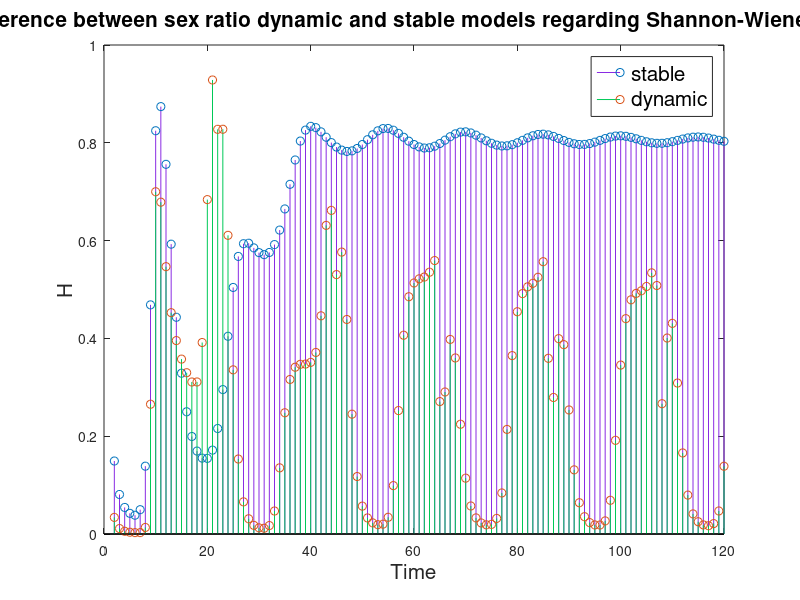

Reproduce this figure in MATLAB.
% 本程序之目的为计算各物种的生物量和基于生物量的相对丰度，据此计算香浓指标并绘图
%% 恒定模型
%斯科尔夫河平均水深：2.5米
%大西洋鲑鱼的平均质量：3.6kg
%七鳃鳗成体平均质量：0.311kg
%七鳃鳗幼体平均质量：10g
%所有生物量单位统一为kg/100平米水域
clear
clc
load stable.mat;
load dynamic.mat;
plankton=st(:,1);
plankton=plankton*250000*0.000001;%设定浮游生物平均质量为1mg
salmon=st(:,2);
salmon=3.6*salmon;
larval=st(:,3);
larval=larval*0.01;
adult=st(:,4);
adult=adult*0.311;
x=1:120;
%{
plot(x,plankton);
hold on
plot(x,salmon);
hold on
plot(x,larval);
hold on
plot(x,adult);
legend('plankton','salmon','larval','adult');
hold off
%}
summass=plankton+salmon+larval+adult;
plankton=plankton./summass;
salmon=salmon./summass;
larval=larval./summass;
adult=adult./summass;
Hst=-plankton.*log(plankton)-salmon.*log(salmon)-larval.*log(larval)-adult.*log(adult);

%% 动态模型
st=dy;
plankton=st(:,1);
plankton=plankton*250000*0.000001;%设定浮游生物平均质量为1mg
salmon=st(:,2);
salmon=3.6*salmon;
larval=st(:,3);
larval=larval*0.01;
adult=st(:,4);
adult=adult*0.311;
x=1:120;
%{
plot(x,plankton);
hold on
plot(x,salmon);
hold on
plot(x,larval);
hold on
plot(x,adult);
legend('plankton','salmon','larval','adult');
hold off
%}
summass=plankton+salmon+larval+adult;
plankton=plankton./summass;
salmon=salmon./summass;
larval=larval./summass;
adult=adult./summass;
Hdy=-plankton.*log(plankton)-salmon.*log(salmon)-larval.*log(larval)-adult.*log(adult);
%{
plot(x,plankton);
hold on
plot(x,salmon);
hold on
plot(x,larval);
hold on
plot(x,adult);
legend('plankton','salmon','larval','adult');
hold off
%}
stem(x,Hst,'color',[0.54,0.17,0.89]);
hold on
stem(x,Hdy,'color',[0.00,0.79,0.34]);
legend('stable','dynamic','Fontsize',15)
ylabel('H','FontSize',15);
xlabel('Time','FontSize',15)
title('The difference between sex ratio dynamic and stable models regarding Shannon-Wiener Index(H)','FontSize',15)
hold off